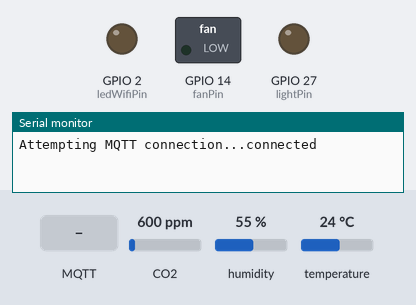
A sketch run on a simulated ESP32. On the bench: switched loads named in the sketch (green lamp = pin HIGH), output pins drawn as LEDs (lit = HIGH), the last lines printed to the serial monitor. The test bench sets the inputs (shaded band); at power-on: temperature 24 °C, CO2 600 ppm, humidity 55 % (analog values on the 0–4095 scale). WiFi joins after 1.5 s; servers stay silent unless stated; uploads are accepted with an empty reply; the local clock reads 2024-03-15 10:24:30 at power-on unless the sketch sets it; random numbers use the default seed unless the sketch sets one; no MQTT or app messages arrive unless stated.

Above: at 3.6 s.
At 4.7 s:
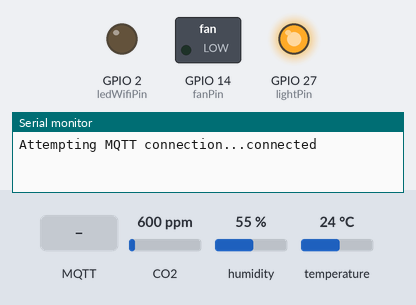
4.8 s: MQTT message "fanON" arrives on the first subscribed topic
At 5.8 s:
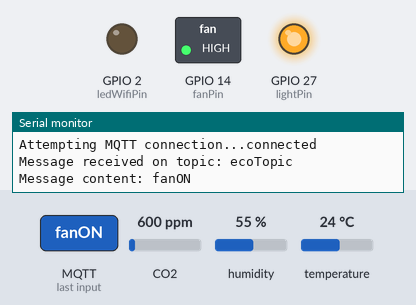
10.0 s: temperature set to 39 °C
17.8 s: temperature set to 42 °C
20.0 s: temperature set to 34 °C
27.8 s: temperature set to 31 °C
Timing chart, 0 to 31.0 s (numbered marks = the images above; inputs shaded):
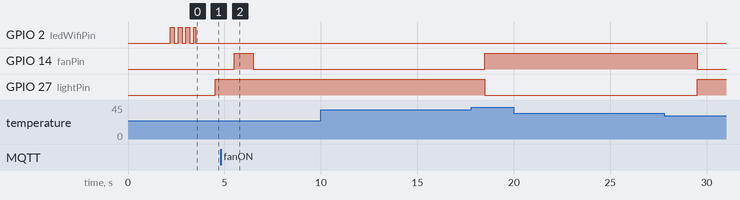

The sketch:

EcoNido.ino
```cpp
bool isAutomatic = true;
#include "EcoNido.h"
#include "EcoMqtt.h"
// #include "EcoM.h"
// Library Eco Nido
Ticker tickerDht, tickerMq, tickerSend, tickerMqtt;
EcoNido econido;
unsigned long previousMillis = 0;  // Variable para almacenar el tiempo del último ciclo
const long interval = 1000;       // Intervalo de 1 segundo en milisegundos
void setup() {
  configTime(-6 * 3600, 0, "pool.ntp.org");
  pinMode(ledWifiPin, OUTPUT);
  connectToWifi();
  setupMQTT();
  tickerDht.attach(1, updateDHT);
  tickerMq.attach(1, updateMq);
  // tickerSend.attach(15, updateSend);
}


void loop() {
  unsigned long currentMillis = millis();


  if (currentMillis - previousMillis >= interval) {
    previousMillis = currentMillis;

    if (!client.connected()) {
      connectedMQTT();
    }
    client.loop();
    econido.sendHTTPPostResquest();
  }
}

inline void updateDHT() {
  econido.readDHT();
}

inline void updateMq() {
  econido.readQualityAir();
}

inline void updateSend() {
  econido.sendHTTPPostResquest();
}
```

EcoMqtt.h
```cpp
#ifndef __ECOMQTT__
#define __ECOMQTT__
#include <PubSubClient.h>
#define MQTTSERVER "broker.hivemq.com"
#define PORT 1883
WiFiClient espClient;
bool ignoreMessage = true;
PubSubClient client(espClient);

// Callback aqui se reciben las peticiones de otros servicios
void callback(char *topic, byte *payload, unsigned int length) {

  // if (ignoreMessage) {
  //   ignoreMessage = false;
  //   return;
  // }

  Serial.print("Message received on topic: ");
  Serial.println(topic);

  String message = "";
  for (int i = 0; i < length; i++) {
    message += (char)payload[i];
  }

  Serial.print("Message content: ");
  Serial.println(message);


  // If the message is "ON", turn on the LED; if it's "OFF", turn it off
  if (message.equals("lightON")) {
    digitalWrite(lightPin, HIGH);
  } else if (message.equals("lightOFF")) {
    digitalWrite(lightPin, LOW);
  } else if (message.equals("fanON")) {
    digitalWrite(fanPin, HIGH);
  } else if (message.equals("fanOFF")) {
    digitalWrite(fanPin, LOW);
  } else if (message.equals("automaticEnable")) {
    isAutomatic = true;
  } else if (message.equals("automaticDisabled")) {
    isAutomatic = false;
  } else {
    Serial.println("Message not found");
  }
}

// Conexion a servidor MQTT
void connectedMQTT() {
  while (!client.connected()) {
    Serial.print("Attempting MQTT connection...");
    String clientId = "ESP32Client-";
    clientId += String(random(0xffff), HEX);
    if (client.connect(clientId.c_str())) {
      Serial.println("connected");
      client.subscribe("ecoTopic");
    } else {
      Serial.print("failed, rc=");
      Serial.print(client.state());
      Serial.println(" try again in 5 seconds");
    }
  }
}

// Inicializador de mqtt
void setupMQTT() {
  client.setServer(MQTTSERVER, PORT);
  client.setCallback(callback);
}

#endif
```

EcoNido.h
```cpp
#include "esp32-hal-gpio.h"
#ifndef __ECONIDO__
#define __ECONIDO__
#include <DHT.h>
#include <DHT_U.h>
#include <WiFiManager.h>
#include <WiFi.h>
#include <ArduinoJson.h>
#include <HTTPClient.h>
#include <Ticker.h>
#include <time.h>
#include "MQ135.h"
// Libraries

Ticker tickerLed;              // Ticker led
WiFiManager wifiManager;       // WiFi Manager
const uint8_t ledWifiPin = 2;  // Led WiFi Pin

void connectToWifi();
void signalLed();
// Prototype

// PINES
const uint8_t dhtPin = 15;    // Sensor DHT 22
const uint8_t mqPin = 32;     // Sensor mq-135
const uint8_t fanPin = 14;    // Ventilador
const uint8_t motorPin = 13;  // Motor
const uint8_t lightPin = 27;  // Foco incadecente

class EcoNido {
private:
  // const uint8_t ledWifiPin = 2;  // Led parpadeante

  // Variables
  const char* device_name = "ECONIDO-JLRY";
  const float temperatureThreshold = 38.3;
  float temperature, humidity, averageTemperature, medianHumidity;  // Temperatura, humedaad
  String qualityAir = "";                                           // Calidad del aire
  int mq;                                                           // Calculo de la calidad de aire
  float temperatures[10];                                           // Arreglo que almacenara la temperatura
  float humidities[10];                                             // Arreglo que almacenara la humedades
  int currentIndex = 0;
  // Servidor de mongoDB
  const char* serveName = "https://ecoserver-zopz.onrender.com/insertDevice";

  // Instancias
  DHT dht;      // Instancia del sensor DHT22
  MQ135 mq135;  // Instancia de la libreria MQ para calculo de calidad de aire
  HTTPClient http;
  float calculateAverage(float arr[], int length);
  float calculateMedian(float arr[], int length);
public:
  EcoNido();
  void readQualityAir();        // Aqui se lee la calidad de aire
  void readDHT();               // Aqui se lee la humedad y temperatura
  void sendHTTPPostResquest();  // Aqui se envia datos a hostinger
};

// Aqui se inicializa las instancias de los objetos
EcoNido::EcoNido()
  : dht(dhtPin, DHT11), mq135(mqPin) {
  Serial.begin(115200);  // inicalizamos el serial en 115200
  dht.begin();           // lo ponemos a chambear :3
  delay(2000);
  analogReadResolution(12);   // activamos esto para el mq-136
  pinMode(fanPin, OUTPUT);    // inicializamos en modo salida
  pinMode(lightPin, OUTPUT);  // inicializamos en modo salida
}


// Aqui se lee la humedad y temperatura
void EcoNido::readDHT() {
  humidity = dht.readHumidity();
  temperature = dht.readTemperature();
  // Serial.println("temp=" + String(temperature) + "hum=" + String(humidity));
  // Si la temperatura es menor a 37 grados
  // entonces el foco se prende en dado caso
  // que el ventilador este prendido se apaga

  temperatures[currentIndex] = temperature;
  humidities[currentIndex] = humidity;
  currentIndex = (currentIndex + 1) % 10;

  averageTemperature = calculateAverage(temperatures, 10);
  medianHumidity = calculateMedian(humidities, 10);

  if (isAutomatic) {
    if (averageTemperature <= 36) {
      digitalWrite(lightPin, HIGH);  // Encender el foco
      digitalWrite(fanPin, LOW);     // Apagar el ventilador
    } else if (averageTemperature >= 37) {
      digitalWrite(lightPin, LOW);  // Apagar el foco
      digitalWrite(fanPin, HIGH);   // Encender el ventilador
    } else {
      // No hace nada ....
    }
  }
}

// Aqui se lee la calidad de aire
/*
  Si mq >= 350 y mq < 500 entonces la calidad de aire es Excelente
  Si mq >= 500 y mq < 800 entonces la calidad de aire es moderada
  Si mq >= 800 y mq < 1200 entonces la calidad de aire es Baja
  Si mq >= 1200 entonces la calidad de aires Mala
*/
void EcoNido::readQualityAir() {
  mq = mq135.getCorrectedPPM(averageTemperature, medianHumidity);
  // Serial.println("mq=" + String(mq));
  if (mq >= 0 && mq < 500) {
    qualityAir = "Excelente";
  } else if (mq >= 500 && mq < 800) {
    qualityAir = "Moderada";
  } else if (mq >= 800 && mq < 1200) {
    qualityAir = "Baja";
  } else {
    qualityAir = "Mala";
  }
}

// Enviar datos a MongoDB
void EcoNido::sendHTTPPostResquest() {

  // Obtener la fecha y la hora actuales
  time_t now = time(nullptr);
  struct tm* timeinfo = localtime(&now);

  // Convertir la fecha y la hora a una cadena con el formato deseado
  char timestamp[20];
  strftime(timestamp, sizeof(timestamp), "%Y-%m-%d", timeinfo);

  bool lightState = digitalRead(lightPin);
  bool fanState = digitalRead(fanPin);

  // Construir los datos para enviar en la solicitud HTTP
    String data = "device=" + String(device_name) +
                  "&mac=" + String(WiFi.macAddress()) +
                  "&timestamp=" + String(timestamp) +
                  "&temperatura=" + String(averageTemperature) +
                  "&humedad=" + String(medianHumidity) +
                  "&quality=" + String(qualityAir) +
                  "&mq=" + String(mq) +
                  "&light=" + String(lightState) +
                  "&fan=" + String(fanState) +
                  "&automatic=" + String(isAutomatic);


  if (http.begin(serveName)) {
    http.addHeader("Content-Type", "application/x-www-form-urlencoded");
    int httpResponseCode = http.POST(data);

    http.end();
  } else {
    Serial.println("Error al establecer la conexión HTTP");
  }
}

float EcoNido::calculateAverage(float arr[], int length) {
  float sum = 0;
  for (int i = 0; i < length; i++) {
    sum += arr[i];
  }
  return sum / length;
}

float EcoNido::calculateMedian(float arr[], int length) {
  // Ordenar el arreglo
  for (int i = 0; i < length - 1; i++) {
    for (int j = 0; j < length - i - 1; j++) {
      if (arr[j] > arr[j + 1]) {
        float temp = arr[j];
        arr[j] = arr[j + 1];
        arr[j + 1] = temp;
      }
    }
  }

  // Calcular la mediana
  if (length % 2 == 0) {
    return (arr[length / 2 - 1] + arr[length / 2]) / 2.0;
  } else {
    return arr[length / 2];
  }
}


// Aqui es para conectar a la red de WifiManager
void connectToWifi() {
  tickerLed.attach(0.2, signalLed);
  if (!wifiManager.autoConnect("EcoNido")) {
    ESP.restart();
  }
  tickerLed.detach();
  digitalWrite(ledWifiPin, LOW);
}

// Aqui para la señal del led este para cuando no se conecte la red
void signalLed() {
  int stateLed = digitalRead(ledWifiPin);
  digitalWrite(ledWifiPin, !stateLed);
}


#endif  // __ECONIDO__
```

Measured:
- after the input at 4.8 s, GPIO 14 (fanPin): LOW → HIGH after 0.70 s, → LOW 1.0 s later
- after the input at 10.0 s, every drawn part: stays the same
- after the input at 20.0 s, every drawn part: stays the same
